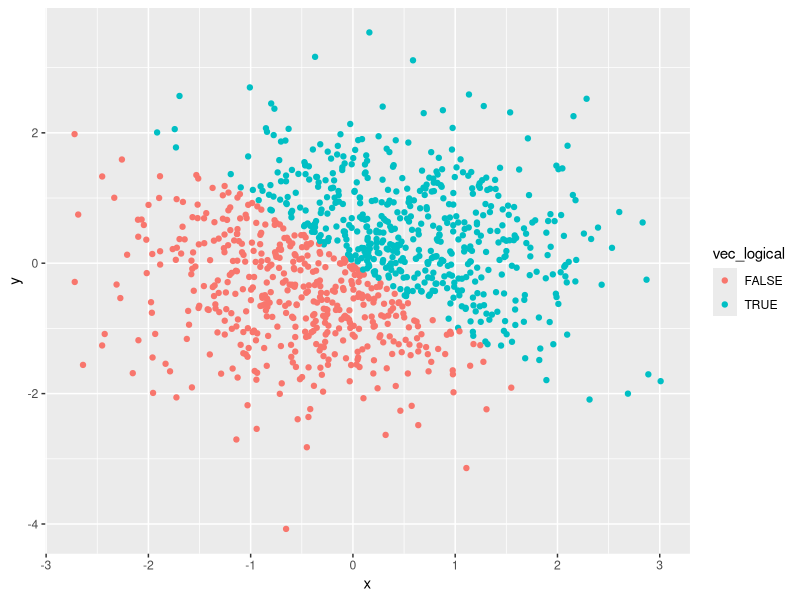
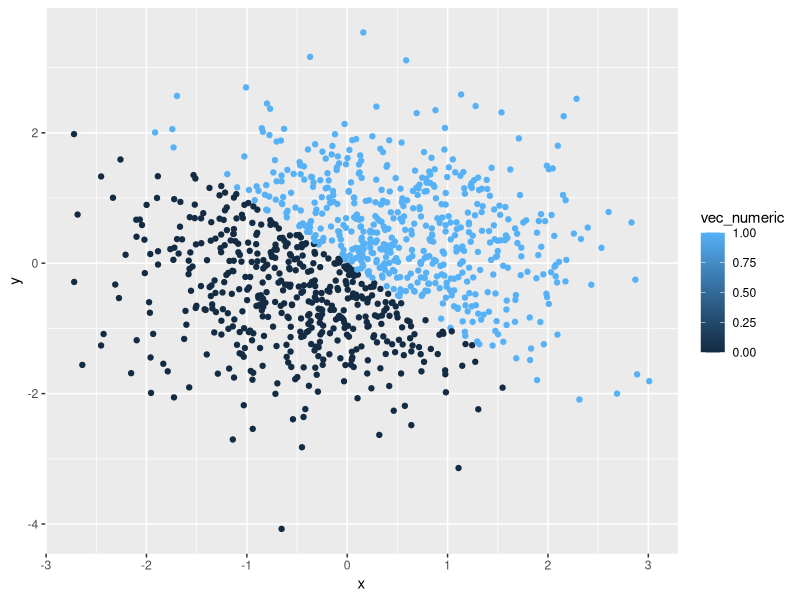
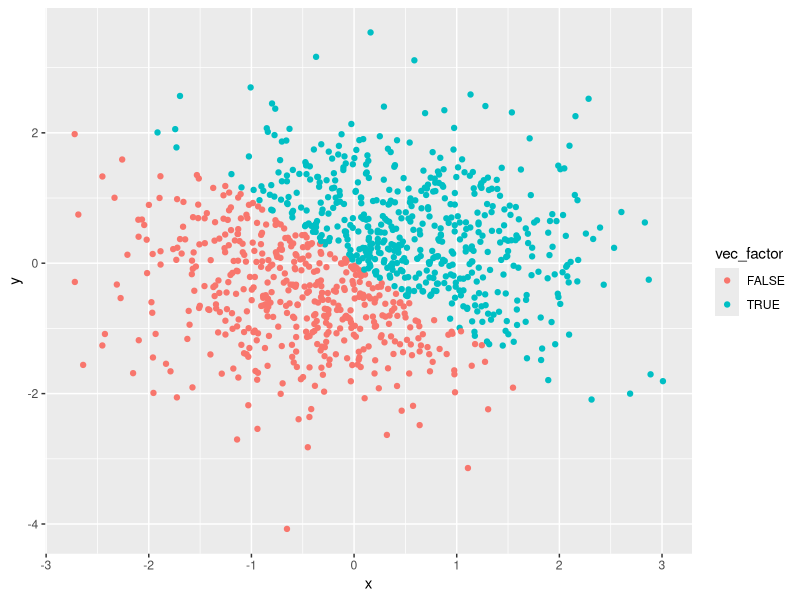
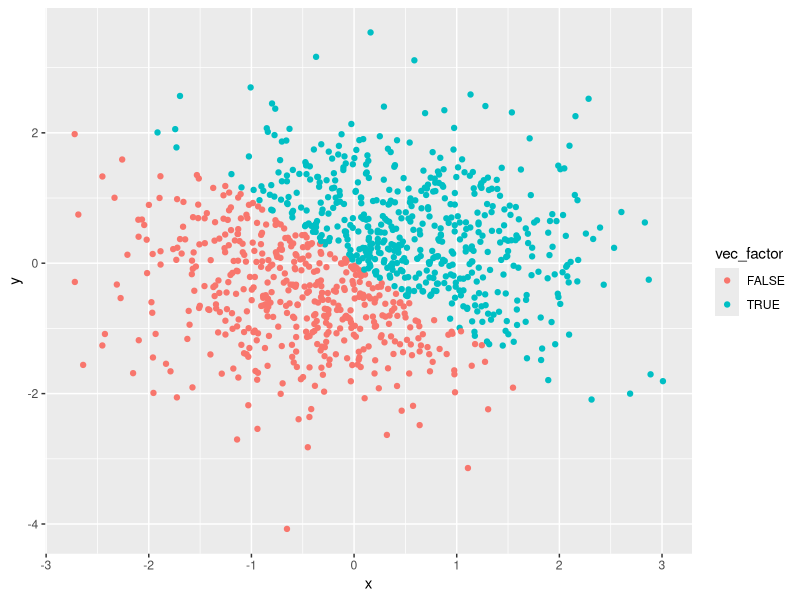

Recreate these plots in R, in order.
## ---- chunk 1
knitr::opts_chunk$set(echo = TRUE)
library(tidyverse)
## ---- chunk 2
set.seed(1)
df_1 = tibble( 
       random_samp = runif(10,0,5),
       greater_than_2 = random_samp > 2,
       student_name = c("Emma", "Sophia", "Serra", "Elisa", "John", "Jessica","Ross","Kaity", "Jo","Luke"),
       study_year = factor(c("First" , "First", "Second", "First", "Third", "Second", "Second", "Third", "First", "First"))
)

## ---- chunk 3
as.numeric(df_1$random_samp)
as.numeric(df_1$greater_than_2)
as.numeric(df_1$student_name)
as.numeric(df_1$study_year)
## ---- chunk 4
char_to_factor = as.factor(df_1$student_name)
factor_to_num = as.numeric(char_to_factor)
factor_to_char = as.character(df_1$study_year)
char_to_numeric = as.numeric(factor_to_char)
## ---- chunk 5
set.seed(2)
df_2 = tibble(x = rnorm(1000),
  y = rnorm(1000),
  vec_logical = ((x + y) > 0),
  vec_numeric = as.numeric(vec_logical),
  vec_factor = as.factor(vec_logical)
)
## ---- chunk 6
ggplot(df_2, aes(x = x, y = y, color = vec_logical)) + geom_point()

ggplot(df_2, aes(x = x, y = y, color = vec_numeric)) + geom_point()

ggplot(df_2, aes(x = x, y = y, color = vec_factor)) + geom_point()

ggsave("df_2plots.pdf")
